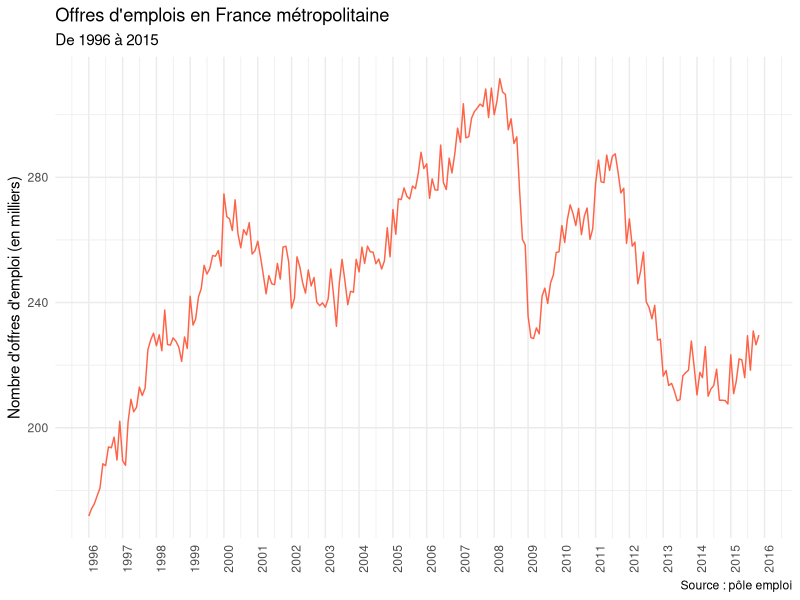
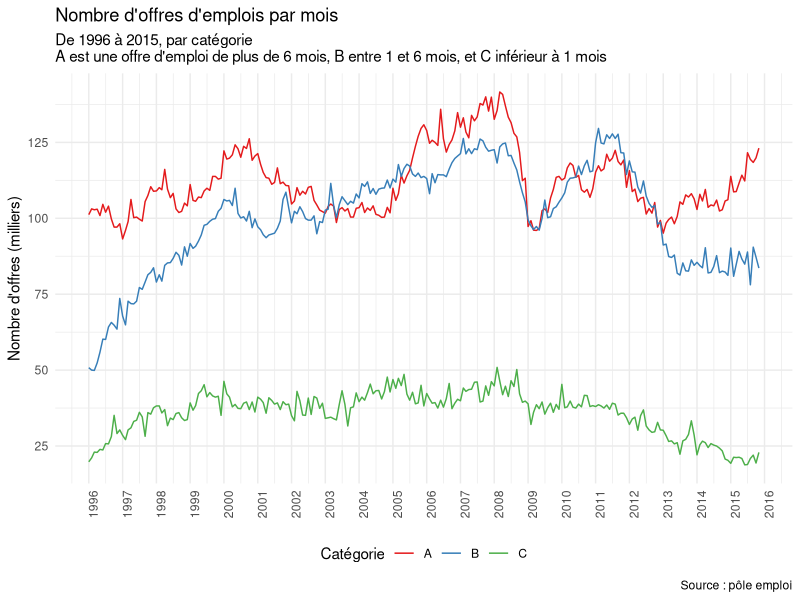
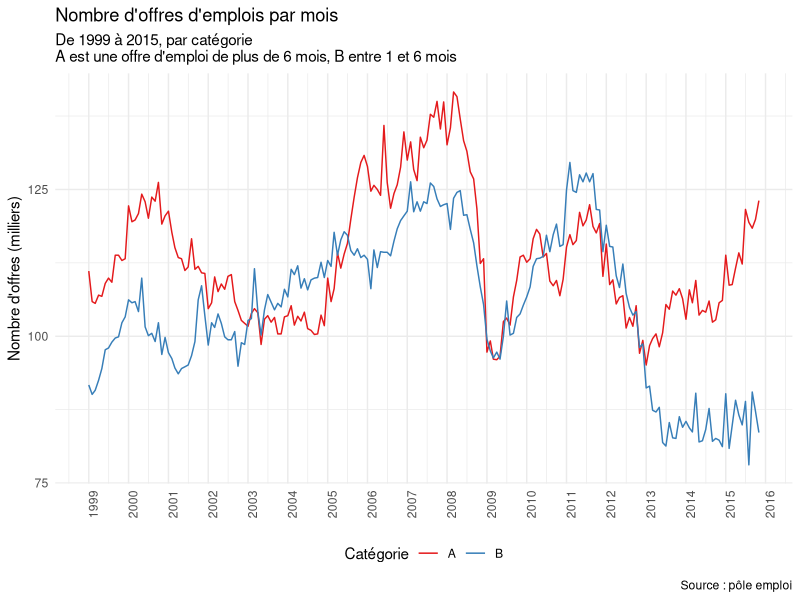
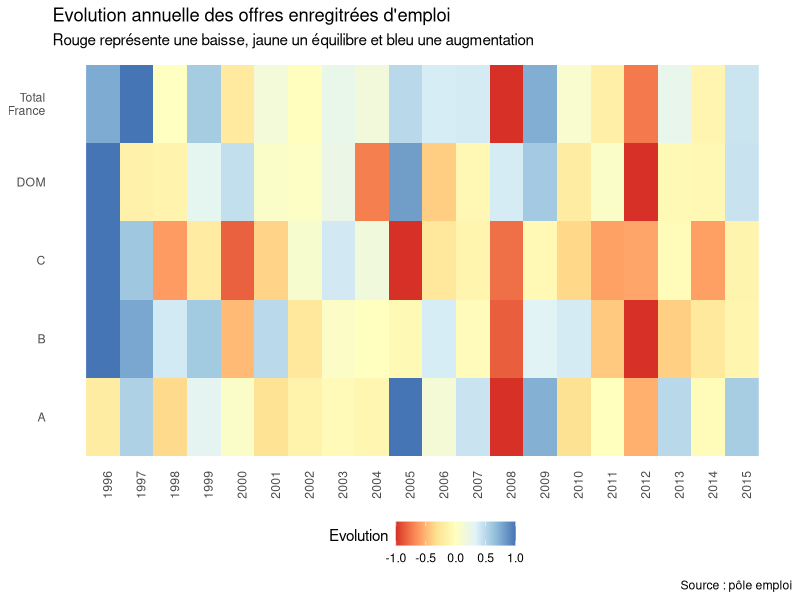

Generate these figures, in order, with R:
#' ---
#' title: "Analyse des données ouvertes de pôle emploi"
#' author: "Florian Gaudin-Delrieu"
#' date: "`r format(Sys.Date())`"
#' output: github_document
#' ---
#'

#' # Offres d'emploi 
#' ## Récupération des données 
#' Des données de pôle emploi sont
#' accessibles en open data. En particulier, les données relatives aux offres
#' d'emploi enregristrées sur pôle emploi sont [disponibles 
#' ici.](http://www.pole-emploi.org/informations/open-data-pole-emploi-@/25799/view-category-25799.html?)
#' 
#' Les données sont sous la forme d'un fichier excel avec 2 feuilles, dont une
#' correspond à la description des variables. Pour pouvoir lire les données dans
#' R, j'ai dû modifier dans OpenOffice le fichier et l'exporter au format csv
#' (certaines cellules étaient fusionnées, et le formattage des nombres amenait
#' des problèmes). Le fichier `offres.csv` fourni provient directement du
#' fichier Excel. Les intitulés de colonnes ont été modifiés pour être plus
#' facilement lisibles : 
#' 
#' * Periode (sans accent) ;
#' * OEE_A, OEE_B et OEE_C ( OEE signifie "Offres d'emploi enregistrées", pour
#' les catégories A, B, et C) ;
#' * Total_France et Total_DOM.  
 

#' Chargeons les libraries nécessaires
library(tidyverse)
library(lubridate)    # Pour la gestion des dates
library(broom)        # Pour la gestion "tidy" des modèles
library(RColorBrewer) # Pour les palettes des graphes
library(GGally)       # Pour la mise à l'échelle (rescale11)
options("scipen"=10, digits = 5) # pour ne pas avoir trop de notation scientifique

#' Grâce à `readr::read_csv2` les colonnes ont directement le bon format (date
#' et numérique), et sont sous forme de tibble.
offres <- read_csv2("offres.csv")

#' ## Nettoyage des données
#' Regardons les données
offres  # Le tibble gère l'affichage pour ne pas remplir la console
summary(offres)

#' Nous voyons qu'il y a des données manquantes (NA), où sont-elles ?
offres[is.na(offres$OEE_A), ]

#' Elles sont sur la même ligne, décembre 2015 et correspondent à des données non
#' encore disponibles, nous pouvons supprimer la ligne sereinement.
offres <- filter(offres, !is.na(OEE_A))

#' Passons maintenant le tibble sous forme longue, plus pratique pour les
#' graphiques, à l'aide de `tidyr::gather`.
offres_long <- offres %>%
  gather(categorie, nombre, -Periode)
offres_long$categorie <- as.factor(offres_long$categorie)
glimpse(offres_long)
head(offres_long)

#' Séparons des jeux de données pour les offres par catégorie, et les offres
#' totales. Nous transformons le nombre d'annonces en milliers d'annonces

offres_OEE <- offres_long %>%
  filter(substr(as.character(.$categorie), 1, 3) == "OEE") %>%
  droplevels() %>% 
  mutate(nombre = nombre / 1000)


offres_totales <- offres_long %>%
  filter(substr(as.character(.$categorie), 1, 3) == "Tot") %>%
  droplevels() %>% 
  mutate(nombre = nombre / 1000)

#' J'aime bien le thème minimal pour les graphes.
theme_set(theme_minimal())

#' ## Premières analyses
#' Regardons d'abord les données globales sur le périmètre France
#+ Graphe Total 

ggplot(offres, aes(Periode, Total_France /1000)) +
  geom_line(color = "tomato") +
  labs(title = "Offres d'emplois en France métropolitaine",
       subtitle = "De 1996 à 2015",
       caption= "Source : pôle emploi",
       x = NULL,
       y = "Nombre d'offres d'emploi (en milliers)") +
  scale_x_date(date_breaks = "1 year", date_labels = "%Y") +
  theme(axis.text.x = element_text(angle = 90))

#' Il y a une croissance des offres jusqu'en 2000, puis une baisse jusqu'en 
#' 2003. Cela correspond à l'éclatement de la bulle internet, suivi du krach 
#' boursier des années 2001-2002. S'ensuit une phase de reprise jusqu'en 2008 et
#' un effondrement très fort correspondant à la crise financière de 2008 (crise des subprimes).
#' Une reprise s'opère dès 2009, jusqu'à mi 2011 où une nouvelle chute importante 
#' s'opère jusqu'en 2013. Cela correspond à la crise de la dette de la zone euro.
#' Depuis une timide reprise semble apparaître.  

#' Regardons maintenant les offres par catégorie. D'après la notice du fichier
#' pôle emploi, voilà à quoi correspondent les catégories :  
#' 
#' * Catégorie A : offre d'emploi durable, pour des contrats de plus de 6 mois ;
#' * Catégorie B : offre d'emploi temporaire, pour des contrats entre 1 et 6 mois ;
#' * Catégorie C : offre d'emploi occasionnel, pour des contrats inférieurs à 1 mois.
#+ GrapheCategories

ggplot(data = offres_OEE, aes(Periode, nombre, color = categorie)) +
  geom_line() +
  labs(
    title = "Nombre d'offres d'emplois par mois",
    subtitle = "De 1996 à 2015, par catégorie\nA est une offre d'emploi de plus de 6 mois, B entre 1 et 6 mois, et C inférieur à 1 mois",
    caption = "Source : pôle emploi",
    x = NULL,
    y = "Nombre d'offres (milliers)",
    color = "Catégorie"
  ) +
  scale_x_date(date_breaks = "1 year", date_labels = "%Y") +
  scale_color_brewer(palette = "Set1",
                     breaks = c("OEE_A", "OEE_B", "OEE_C"),
                     labels = LETTERS[1:3]) +
  scale_y_continuous(breaks = seq(0, 150, by = 25)) +
  theme(axis.text.x = element_text(angle = 90),
        legend.position = "bottom")

#' Nous voyons que les offres d'emplois occasionnels (C) représentent un volume
#' bien moindre que les offres d'emplois dits temporaires ou durables. Ils
#' semblent moins affectés par les variations décrites dans les tendances
#' globales (crises de 2000-2002, 2008 et 2011). La tendance de ces offres est 
#' orientée à la baisse depuis 2008.  
#' Si en 1996 les volumes d'offres entre les catégories A et B sont sensiblement
#' différents (2 fois plus d'offres d'emploi de catégorie A que B), à partir des années 2000
#' les volumes sont du même ordre de grandeur. Les offres d'emploi de catégorie B
#' dépassent même celles des catégories A en 2003, avec un chassé croisé depuis.
#' Entre 2005 et 2008 les offres d'emploi de catégorie A progressent le plus, mais
#' seront plus touchées par la crise de 2008. Les offres de catégorie B diminuent 
#' aussi assez fortement, et sont au même niveau début 2009. On constate sur les deux 
#' séries une reprise jusqu'à mi 2011, puis une baisse. La baisse est plus forte
#' pour les emplois de catégorie B, et stagne depuis 2013, alors que les offres 
#' de catégorie A repartent à la hausse depuis 2013.  
#'   

#' Regardons maintenant un peu plus précisément les offres des catégroies A et B
#' depuis 1999 (pour que les offres soient sur une échelle comparable, après
#' la progression forte entre 1996 et 1999 pour les catégories B).
#+ GrapheAetB
ggplot(
  data = offres_OEE %>% filter(categorie %in% c("OEE_A", "OEE_B"),
                               year(Periode) >= 1999),
  aes(Periode, nombre, color = categorie)
) +
  geom_line() +
  labs(
    title = "Nombre d'offres d'emplois par mois",
    subtitle = "De 1999 à 2015, par catégorie\nA est une offre d'emploi de plus de 6 mois, B entre 1 et 6 mois",
    caption = "Source : pôle emploi",
    x = NULL,
    y = "Nombre d'offres (milliers)",
    color = "Catégorie"
  ) +
  scale_x_date(date_breaks = "1 year", date_labels = "%Y") +
  scale_color_brewer(palette = "Set1",
                     breaks = c("OEE_A", "OEE_B", "OEE_C"),
                     labels = LETTERS[1:3]) +
  scale_y_continuous(breaks = seq(0, 150, by = 25)) +
  theme(axis.text.x = element_text(angle = 90),
        legend.position = "bottom")

#' Nous voyons mieux les variations, les catégories A subissent plus fortement 
#' la crise de 2008, mais récupèrent mieux depuis 2013. Les catégories B quant à
#' elles stagnent depuis 2013, avec une variabilité qui augmente.
#' 
#' ## Modélisation des OEE 
#' Y a-t-il la même tendance, année par année pour toutes les catégories ? Et
#' quelles sont les années/catégories qui se distinguent des autres ?  
#' Pour cela, nous allons  créer des régressions linéaires pour chaque année
#' et chaque catégorie. Cela nécessitera d'utiliser : 
#' 
#' 1. Créer une variable annee
#' 2. `tidyr::nest` pour créer un tibble avec colonnes de listes, pour regrouper
#' les données autres que annee et catégorie ;
#' 3. `purrr::map` pour appliquer la régression linéaire `lm` pour chaque année
#' et catégorie ;
#' 4. encore `purrr::map` pour appliquer `broom::tidy` qui met sous forme de tibble
#' chaque modèle (mais toujours dans une colonne de listes) ;
#' 5. et enfin `tidyr::unnest` pour remettre le modèle sous forme de tibble.

offres_modeles <- offres_long %>%
  mutate(annee = year(Periode)) %>%
  nest(-annee, -categorie) %>% 
  mutate(models = map(data, ~ lm(nombre ~ Periode, data = .))) %>%
  mutate(tidied = map(models, tidy)) %>%
  unnest(tidied)

offres_modeles

#' Ce qui nous intéresse ici est le coefficient de la régression (ce qui est dans
#' la colonne term et avec la valeur `Periode`) pour savoir quelle
#' est la tendance (positive, négative, plus ou moins importante)

tendances <- offres_modeles  %>% 
  filter(term == "Periode") %>% 
  select(annee, categorie, tendance = estimate)

#' Comme toutes les courbes ne sont pas sur les mêmes échelles de valeurs, nous
#' allons les remettre à l'échelle entre -1 et 1 pour chaque catégorie avec la
#' fonction `GGally::rescale11`.

tendance_echelle <- tendances %>% 
  group_by(categorie) %>% 
  mutate(tendance = rescale11(tendance))

#' Nous pouvons maintenant faire une "heatmap" pour voir ces évolutions par 
#' année et par catégorie.
#+ Heatmap
ggplot(tendance_echelle, 
       aes(y = categorie, x = annee, fill = tendance)) +
  geom_raster() +
  scale_fill_gradientn(colors = brewer.pal(7, "RdYlBu"))+
  scale_x_continuous(breaks = 1996:2015, labels = 1996:2015) +
  scale_y_discrete(breaks = levels(tendance_echelle$categorie),
                   labels = c("A", "B", "C", "DOM", "Total\nFrance"))+
  theme(panel.grid.major = element_blank(),
        panel.grid.minor = element_blank(),
        legend.position = "bottom",
        axis.text.x = element_text(angle = 90)) +
  labs(x = NULL,
       y = NULL,
       fill = "Evolution\n",
       title = "Evolution annuelle des offres enregitrées d'emploi",
       subtitle = "Rouge représente une baisse, jaune un équilibre et bleu une augmentation",
       caption = "Source : pôle emploi")

#' Nous voyons que les catégories C sont en baisse continue (globalement)
#' depuis 2005 où il y a eu la chute la plus importante.  
#' Les catégories B ont subi leur plus forte chute en 2012, c'est la catégorie
#' qui a le plus subi la crise de la zone euro.  
#' La catégorie A a fortement reculé en 2008, et il y a un léger mieux depuis
#' 2013.
#' La variation des offres d'emploi enregistrées dans les DOM est assez différente
#' de la variation des autres variables.
#' 
#' ## Conclusion
#' A partir des offres d'emploi enregistrées, nous pouvons voir les différentes
#' crises économiques. Les offres d'emploi inférieures à 1 mois sont peu 
#' importantes et diminuent depuis plusieurs années. Les offres d'emploi de plus
#' de 6 mois sont en progression ces dernières années.
